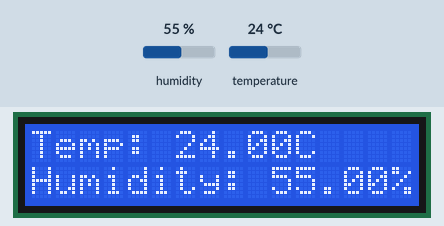
Recording of a sketch running on a simulated ESP32. On the bench: 16×2 character LCD. The test bench sets the inputs (shaded band); at power-on: humidity 55 %, temperature 24 °C. What the sketch prints to the serial monitor is not drawn.

Above: at 8.2 s.
8.3 s: humidity set to 22 %
At 9.7 s:
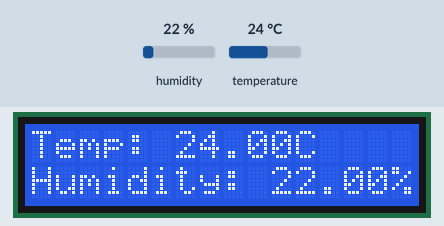
10.9 s: temperature set to 12 °C
At 11.9 s:
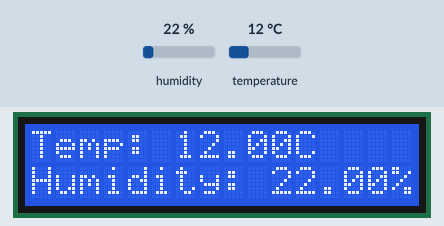
13.5 s: humidity set to 40 %
At 16.4 s:
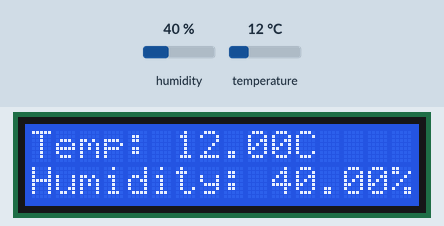
16.8 s: temperature set to 19 °C
At 18.7 s:
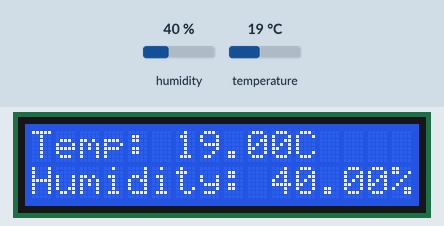
Timing chart, 0 to 20.2 s (numbered marks = the images above; inputs shaded):
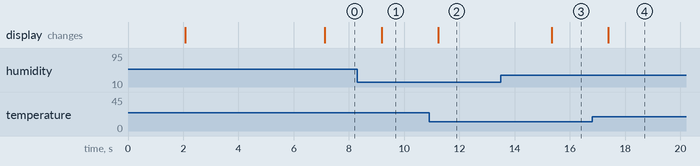

The sketch:

Temp_Hum.ino
```cpp
#include <DHT.h>
#include <Wire.h>
#include <LiquidCrystal_I2C.h>

// DHT11 sensor configuration
#define DHTPIN 4  // GPIO pin for DHT11
#define DHTTYPE DHT11

DHT dht(DHTPIN, DHTTYPE);

#define I2C_ADDR 0x27
LiquidCrystal_I2C lcd(I2C_ADDR, 16, 2);  // 16x2 LCD

// GPIO pins for I2C
#define SDA_PIN 5  // custom SDA GPIO pin
#define SCL_PIN 6  //  your custom SCL GPIO pin

void setup() {
  // put your setup code here, to run once:
  dht.begin();
  delay(2000);
  Serial.begin(115200);

    // Initialize I2C communication with custom SDA and SCL pins
  Wire.begin(SDA_PIN, SCL_PIN);  // Explicitly set SDA and SCL


  lcd.begin(16, 2);
  lcd.backlight();

  lcd.setCursor(0, 0);
  lcd.print("Hej mina");
  delay(5000);

  lcd.clear();
}

void loop() {
  // put your main code here, to run repeatedly:
  float temp = dht.readTemperature();
  float humidity = dht.readHumidity();
  Serial.print("Temp: ");
  Serial.print(temp);
  Serial.print("C  ");
  Serial.print("Humidity:");
  Serial.print(humidity);
  Serial.println("%");

   lcd.setCursor(0, 0);  // Set the cursor to column 0, row 0
  lcd.print("Temp: ");
  lcd.print(temp);
  lcd.print("C  ");  // Leave some space for the degree symbol

  // Display humidity on the second line of the LCD
  lcd.setCursor(0, 1);  // Set the cursor to column 0, row 1
  lcd.print("Humidity: ");
  lcd.print(humidity);
  lcd.print("%");
  delay(2000);
}
```

Measured:
- after the input at 8.3 s, the display: changes after 0.88 s (image 1)
- after the input at 10.9 s, the display: changes after 0.33 s (image 2)
- after the input at 13.5 s, the display: changes after 1.8 s (image 3)
- after the input at 16.8 s, the display: changes after 0.59 s (image 4)
